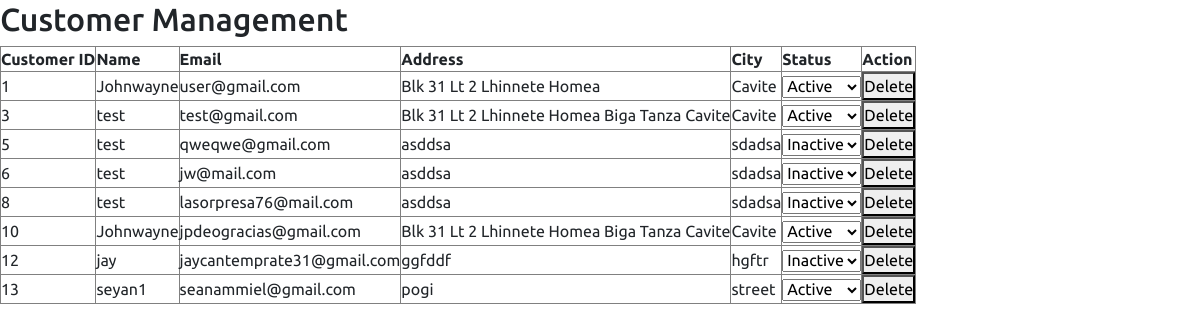
/admin/customer.php, run on an earlier commit of the app's database.
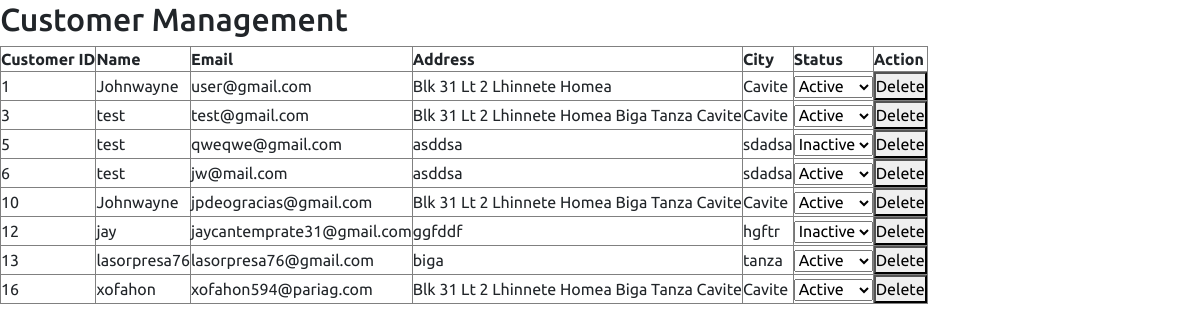
And on a later commit of the database.
### tables this page shows
CREATE TABLE `customer` (
  `cust_id` int(11) NOT NULL,
  `cust_name` varchar(255) NOT NULL,
  `cust_email` varchar(255) NOT NULL,
  `cust_phone` varchar(15) NOT NULL,
  `cust_address` text NOT NULL,
  `cust_city` varchar(255) NOT NULL,
  `cust_zip` varchar(10) NOT NULL,
  `cust_s_name` varchar(255) DEFAULT NULL,
  `cust_s_phone` varchar(15) DEFAULT NULL,
  `cust_s_address` text DEFAULT NULL,
  `cust_s_city` varchar(255) DEFAULT NULL,
  `cust_s_zip` varchar(10) DEFAULT NULL,
  `cust_password` varchar(255) NOT NULL,
  `cust_datetime` datetime DEFAULT current_timestamp(),
  `cust_timestamp` timestamp NOT NULL DEFAULT current_timestamp() ON UPDATE current_timestamp(),
  `cust_status` enum('active','inactive','suspended') DEFAULT 'active'
);

### admin/customer.php (the view, shortened to what this page needs)
<?php
include("header.php");
try {
    $stmt = $pdo->query("SELECT cust_id, cust_name, cust_email, cust_address, cust_city, cust_status FROM customer");
    $customers = $stmt->fetchAll(PDO::FETCH_ASSOC);
} catch (PDOException $e) {
    echo "Error fetching customers: " . $e->getMessage();
    exit;
}
?>
<!DOCTYPE html>
<html lang="en">
<head>
</head>
<body>
<h2>Customer Management</h2>
<table border="1">
    <thead>
        <tr>
            <th>Customer ID</th>
            <th>Name</th>
            <th>Email</th>
            <th>Address</th>
            <th>City</th>
            <th>Status</th>
            <th>Action</th>
        </tr>
    </thead>
    <tbody>
        <?php foreach ($customers as $customer): ?>
        <tr>
            <td><?php echo htmlspecialchars($customer['cust_id']); ?></td>
            <td><?php echo htmlspecialchars($customer['cust_name']); ?></td>
            <td><?php echo htmlspecialchars($customer['cust_email']); ?></td>
            <td><?php echo htmlspecialchars($customer['cust_address']); ?></td>
            <td><?php echo htmlspecialchars($customer['cust_city']); ?></td>
            <td>
                <form action="change-status.php" method="POST">
                    <select name="status" onchange="this.form.submit()">
                        <option value="active" <?php echo ($customer['cust_status'] == 'active') ? 'selected' : ''; ?>>Active</option>
                        <option value="inactive" <?php echo ($customer['cust_status'] == 'inactive') ? 'selected' : ''; ?>>Inactive</option>
                    </select>
                </form>
            </td>
            <td>
                <form action="customer-delete.php" method="POST" onsubmit="return confirm('Are you sure you want to delete this customer?');">
                    <button type="submit" name="delete_customer">Delete</button>
                </form>
            </td>
        </tr>
        <?php endforeach; ?>
    </tbody>
</table>
</body>
</html>

What changed in the data, as far as the page shows it:
removed customer: cust_id "8", cust_name "test", cust_email "lasorpresa76@mail.com", cust_address "asddsa", cust_city "sdadsa", status "Inactive"
changed customer "jw@mail.com": status "Inactive" → "Active"
changed customer id 13: cust_name "seyan1" → "lasorpresa76"; cust_email "seanammiel@gmail.com" → "lasorpresa76@gmail.com"; cust_address "pogi" → "biga"; cust_city "street" → "tanza"
added customer: cust_id "16", cust_name "xofahon", cust_email "xofahon594@pariag.com", cust_address "Blk 31 Lt 2 Lhinnete Homea Biga Tanza Cavite", cust_city "Cavite", status "Active"
